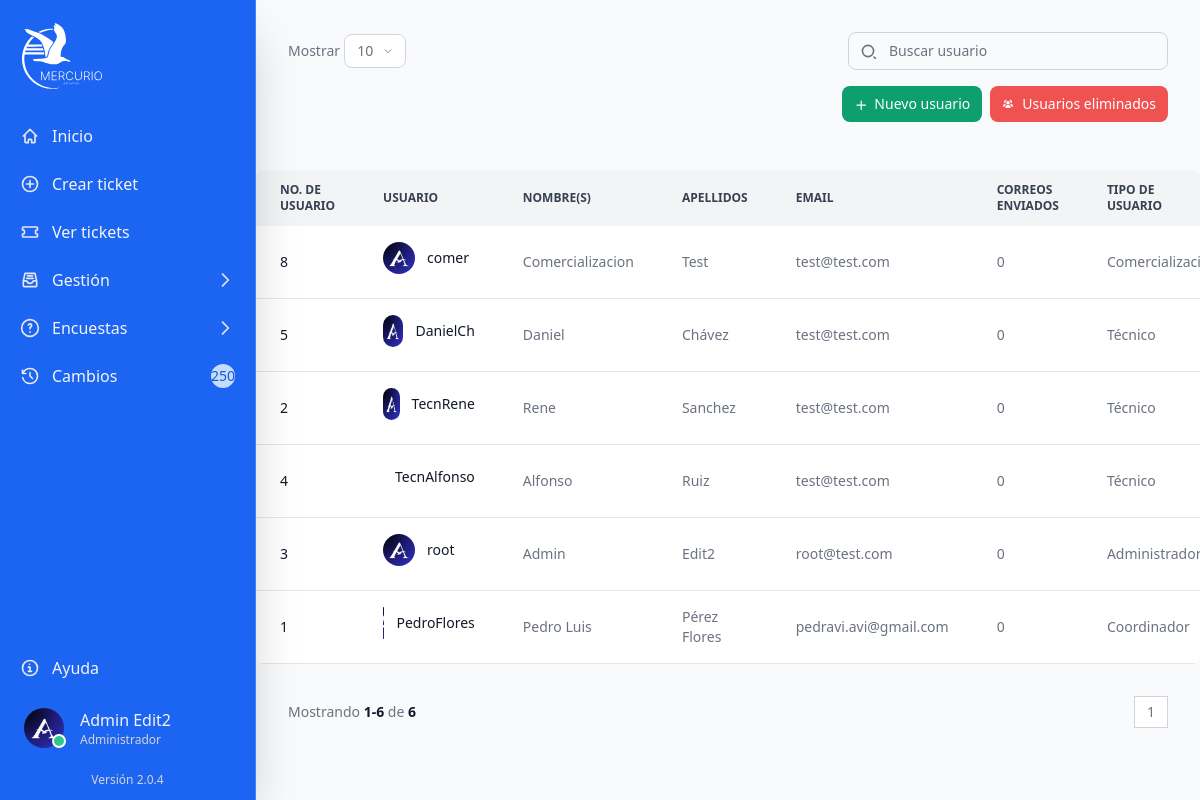
/src/web/usuarios.php (signed in), run on an earlier commit of the app's database.
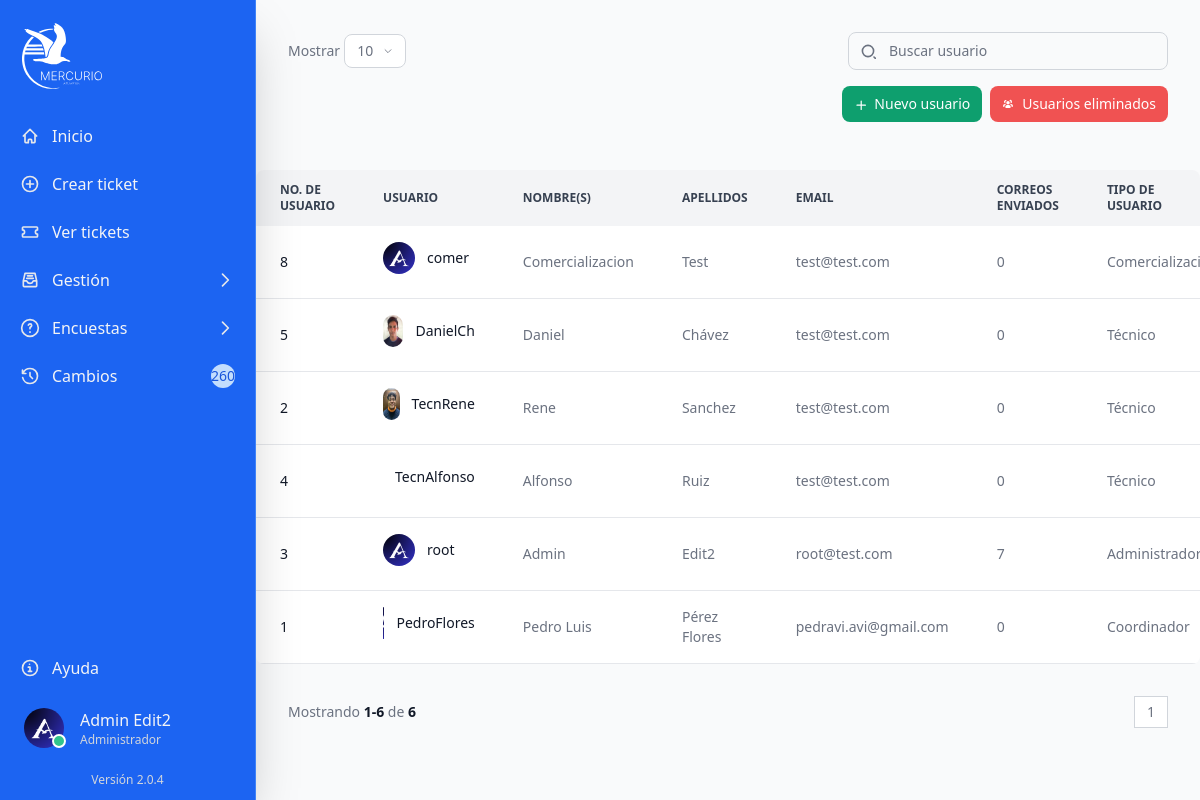
And on a later commit of the database.
### tables this page shows
CREATE TABLE IF NOT EXISTS `users` (
  `userId` int NOT NULL AUTO_INCREMENT,
  `user` varchar(50) NOT NULL,
  `nombre` varchar(55) NOT NULL,
  `apellido` varchar(55) NOT NULL,
  `email` varchar(200) NOT NULL,
  `imagen` varchar(255) NOT NULL,
  `credencial` varchar(255) NOT NULL,
  `tipo` varchar(20) NOT NULL,
  `password` varchar(255) NOT NULL,
  `code` varchar(255) DEFAULT NULL,
  `token` varchar(255) DEFAULT NULL,
  `token_expiration` timestamp NULL DEFAULT NULL,
  `userStatus` tinyint NOT NULL,
  `fhCreacion` datetime NOT NULL,
  `fhBaja` datetime DEFAULT NULL,
  PRIMARY KEY (`userId`)
);

### src/web/usuarios.php (the view, shortened to what the changed rows need)
<?php
include '../configuration/conn-session.php';
function getTotalEmailsSent($userId)
{
    global $conn;
    $query = "SELECT COUNT(*) as total FROM tbticket INNER JOIN users ON tbticket.numTrabajador = users.userId WHERE (estado IN ('0', '1', '2', '3', '4', '5', '6', '8', '9') AND correo != '' AND users.userId = ?)";
    $stmt = $conn->prepare($query);
    $stmt->bind_param("i", $userId);
    $stmt->execute();
    $result = $stmt->get_result();
    $fila = $result->fetch_assoc();
    return $fila['total'];
}
?>
<!DOCTYPE html>
<html lang="es">
<head>
    <link rel="stylesheet" href="../output.css">
    <link rel="stylesheet" href="./loading.css">
</head>
<body class="bg-gray-50 dark:bg-gray-700">
    <?php
    include '../components/sidebar.php';
    include '../components/modal-baja-usuario.php';
    ?>
    <div class="mt-16 sm:mt-0 lg:mb-4 sm:ml-64">
        <div>
            <div class="grid grid-cols-1 gap-4 mb-4">
                <div class="relative overflow-x-auto sm:rounded-lg">
                    <table class="w-full text-sm text-left rtl:text-right text-gray-500 dark:text-gray-400">
                        <thead class="text-xs text-gray-700 uppercase bg-gray-100 dark:bg-gray-900 dark:text-gray-400">
                            <tr>
                                <th scope="col" class="px-6 py-3">
                                    No. de usuario
                                </th>
                                <th scope="col" class="px-6 py-3">
                                    Usuario
                                </th>
                                <th scope="col" class="px-6 py-3">
                                    Nombre(s)
                                </th>
                                <th scope="col" class="px-6 py-3">
                                    Apellidos
                                </th>
                                <th scope="col" class="px-6 py-3">
                                    Email
                                </th>
                                <th scope="col" class="px-6 py-3">
                                    Correos enviados
                                </th>
                                <th scope="col" class="px-6 py-3">
                                    <div class="flex items-center">
                                        Tipo de usuario
                                    </div>
                                </th>
                            </tr>
                        </thead>
                        <tbody>
                            <?php
                            $registrosPorPagina = 10;
                            $paginaActual = isset($_GET['page']) ? (int) $_GET['page'] : 1;
                            $offset = ($paginaActual - 1) * $registrosPorPagina;
                            $sql = "SELECT * FROM users WHERE userStatus = 0 ORDER BY fhCreacion DESC LIMIT $registrosPorPagina OFFSET $offset";
                            $resultado = $conn->query($sql);
                            while ($fila = $resultado->fetch_assoc()): ?>
                                <tr id="fila_<?php echo $fila['userId']; ?>"
                                    class="bg-white border-b dark:bg-gray-800 dark:border-gray-700">
                                    <th scope="row"
                                        class="px-6 py-4 font-medium text-gray-900 whitespace-nowrap dark:text-white">
                                        <?php echo htmlspecialchars($fila['userId']) ?>
                                    </th>
                                    <td class="flex px-6 py-4 font-medium text-gray-900 whitespace-nowrap dark:text-white">
                                        <?php if ($fila['imagen'] == ''): ?>
                                            <div class="flex items-center justify-center">
                                                <img src="../../assets/imgUsers/default.png" alt="Imagen de usuario"
                                                    class="w-8 h-8 rounded-full">
                                            </div>
                                        <?php else: ?>
                                            <div class="flex justify-center items-center">
                                                <img src="../../assets/imgUsers/<?php echo htmlspecialchars($fila['imagen']) ?>"
                                                    alt="<?php echo htmlspecialchars($fila['nombre']) ?>"
                                                    class="w-8 h-8 rounded-full">
                                            </div>
                                        <?php endif; ?>
                                        <div class="ms-3 rtl:ms-0 mt-1.5">
                                            <?php echo htmlspecialchars($fila['user']) ?>
                                        </div>
                                    </td>
                                    <td class="px-6 py-4">
                                        <?php echo htmlspecialchars($fila['nombre']) ?>
                                    </td>
                                    <td class="px-6 py-4">
                                        <?php echo htmlspecialchars($fila['apellido']) ?>
                                    </td>
                                    <td class="px-6 py-4">
                                        <?php echo htmlspecialchars($fila['email']) ?>
                                    </td>
                                    <td class="px-6 py-4">
                                        <?php echo getTotalEmailsSent($fila['userId']); ?>
                                    </td>
                                    <td class="px-6 py-4">
                                        <?php echo userType($fila['tipo']); ?>
                                    </td>
                                </tr>
                            <?php endwhile; ?>
                        </tbody>
                    </table>
                </div>
            </div>
        </div>
    </div>
</body>
</html>

### src/components/sidebar.php (shortened to what the changed rows need)
<aside id="logo-sidebar"
   class="flex flex-col shadow-2xl fixed top-0 left-0 z-40 w-64 h-screen pt-4 transition-transform -translate-x-full bg-blue-600 border-r border-blue-500 sm:translate-x-0 dark:bg-gray-800 dark:border-gray-700"
   aria-label="Sidebar">
   <div class="h-full px-3 pb-4 overflow-y-auto bg-blue-600 dark:bg-gray-800">
      <ul class="space-y-2 font-medium">
         <li>
            <a href="cambios"
               class="flex items-center p-2 text-gray-100 rounded-lg dark:text-white hover:bg-gray-100 hover:text-gray-900 dark:hover:bg-gray-700 group transition duration-300 transform hover:translate-x-2">
               <span class="flex-1 ms-3 whitespace-nowrap">Cambios</span>
               <span
                  class="inline-flex items-center justify-center w-3 h-3 p-3 ms-3 text-sm font-medium text-blue-700 bg-blue-200 rounded-full dark:bg-blue-900 dark:text-blue-300"><?php echo $totalTickets; ?></span>
            </a>
         </li>
      </ul>
   </div>
   <?php if ($userRow = $userResult->fetch_assoc()): ?>
               <?php echo userType($_SESSION['tipo']); ?>
   <?php endif; ?>
</aside>

### src/configuration/conn-session.php (shortened to what the changed rows need)
<?php
include '../configuration/connection.php';
$tipo = $_SESSION['tipo'];
$userId = $_SESSION['userId'];
if ($tipo == 'tecnico') {
   $sql = "SELECT COUNT(*) as total FROM tbticket WHERE asignado = ? AND estado <> 0";
   $stmt = $conn->prepare($sql);
   $stmt->bind_param('i', $userId);
   $stmt->execute();
   $resultado = $stmt->get_result();
   $fila = $resultado->fetch_assoc();
   $totalTickets = $fila['total'];
} else {
   $sql = "SELECT COUNT(*) as total FROM tbticket WHERE estado <> 0";
   $resultado = $conn->query($sql);
   $fila = $resultado->fetch_assoc();
   $totalTickets = $fila['total'];
}
function userType($type)
{
   switch ($type) {
      case "admin":
         echo 'Administrador';
         break;
      case "coordinador":
         echo 'Coordinador';
         break;
      case "comercializacion":
         echo 'Comercialización';
         break;
      case "tecnico":
         echo 'Técnico';
         break;
   }
}

What changed in the data, as far as the page shows it:
changed users "DanielCh": imagen empty → "daniel.jpeg" (drawn); imagen: picture added
changed users "TecnRene": imagen empty → "rene.jpeg" (drawn); imagen: picture added
computed for users "root": userId "0" → "7"
Also different on the page:
$totalTickets: "250" → "260"
